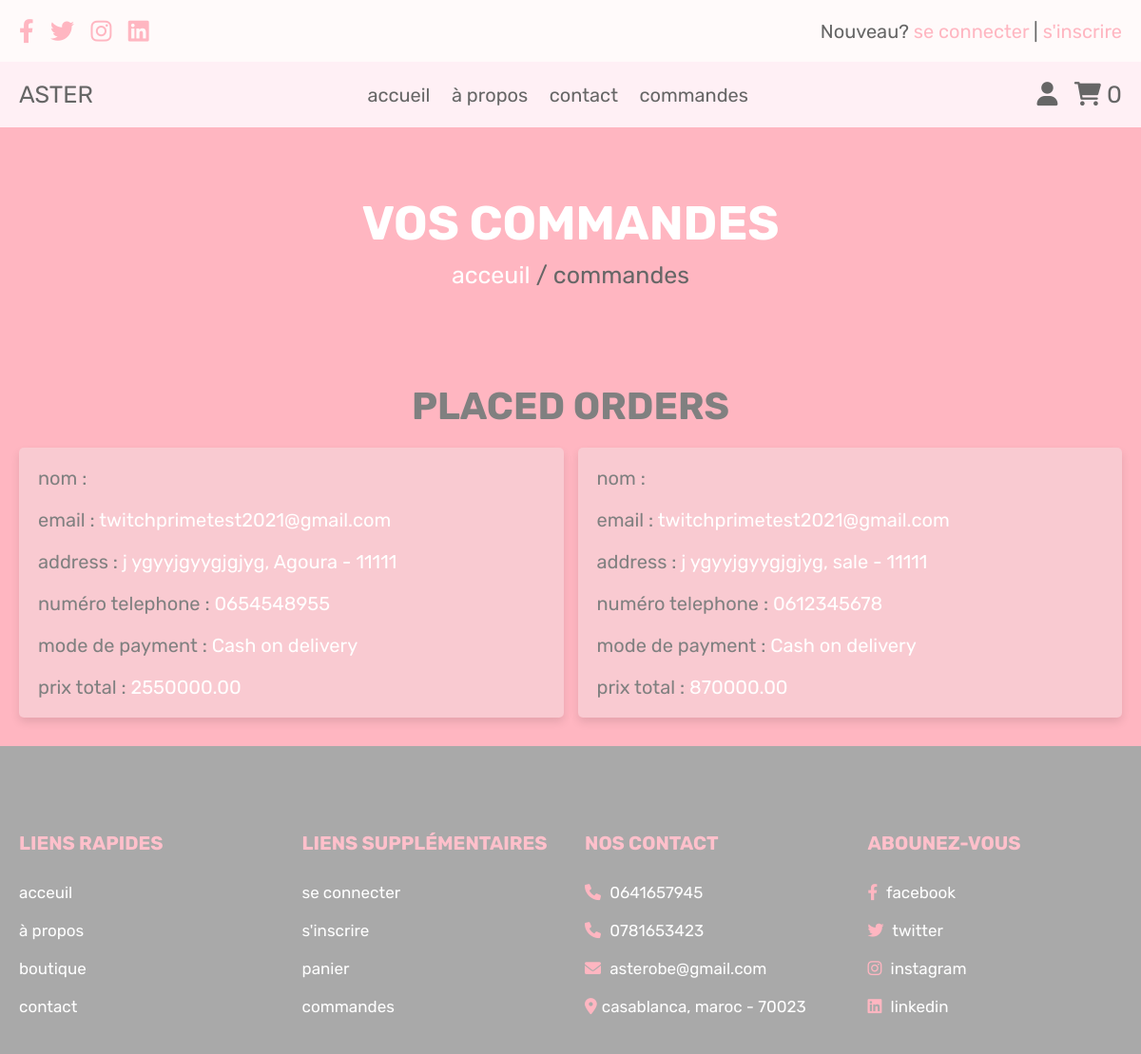
Page /orders.php (signed in) on the committed database.
### tables this page shows
CREATE TABLE `order_details` (
  `orderid` int(21) NOT NULL,
  `user_id` int(21) DEFAULT NULL,
  `total` decimal(10,2) NOT NULL,
  `order_created_at` timestamp NULL DEFAULT NULL,
  `order_modified_at` timestamp NULL DEFAULT NULL,
  `order_customer_phone` int(10) UNSIGNED ZEROFILL DEFAULT NULL,
  `order_customer_name` varchar(100) NOT NULL,
  `order_customer_email` varchar(319) NOT NULL
);

CREATE TABLE `orderaddress` (
  `adressid` int(11) NOT NULL,
  `city` varchar(100) NOT NULL,
  `address_line1` varchar(255) NOT NULL,
  `postal_code` varchar(20) DEFAULT NULL,
  `country` varchar(100) DEFAULT 'Morocco',
  `order_id_fk` int(21) DEFAULT NULL
);

CREATE TABLE `payment` (
  `paymentid` int(21) NOT NULL,
  `order_id` int(21) DEFAULT NULL,
  `status` enum('Pending','Completed') NOT NULL DEFAULT 'Pending',
  `payment_method` enum('Paypal','Cash on delivery') NOT NULL,
  `payment_created_at` timestamp NULL DEFAULT NULL
);

### orders.php (the view, shortened to what this page needs)
<?php
include 'config.php';
$user_id = $_SESSION['user_id'];
?>
<!DOCTYPE html>
<html lang="en">
<head>
   <link rel="stylesheet" href="https://cdnjs.cloudflare.com/ajax/libs/font-awesome/6.0.0/css/all.min.css">
   <link rel="stylesheet" href="css/style.css">
</head>
<body>
<?php include 'header.php'; ?>
<div class="heading">
   <h3>Vos commandes</h3>
   <p> <a href="home.php">acceuil</a> / commandes </p>
</div>
<section class="placed-orders">
   <h1 class="title">placed orders</h1>
   <div class="box-container">
   <?php
         $order_query = mysqli_query($conn, "SELECT DISTINCT * FROM `order_details`, `orderaddress`, `payment` WHERE order_id = orderid AND order_id_fk = orderid AND user_id = '$user_id'") or die('query failed');
         if(mysqli_num_rows($order_query) > 0){
            while($fetch_orders = mysqli_fetch_assoc($order_query)){
      ?>
      <div class="box">
         <p> nom : <span><?php echo $fetch_orders['order_customer_name']; ?></span> </p>
         <p> email : <span><?php echo $fetch_orders['order_customer_email']; ?></span> </p>
         <p> address : <span><?php echo $fetch_orders['address_line1'] .', '. $fetch_orders['city'] .' - '. $fetch_orders['postal_code']; ?></span> </p>
         <p> numéro telephone : <span><?php echo $fetch_orders['order_customer_phone']; ?></span> </p>
         <p> mode de payment : <span><?php echo $fetch_orders['payment_method']; ?></span> </p>
         <p> prix total : <span><?php echo $fetch_orders['total']; ?></span> </p>
         </div>
         <?php
       }
      }else{
         echo '<p class="empty">no orders placed yet!</p>';
      }
      ?>
   </div>
</section>
<?php include 'footer.php'; ?>
</body>
</html>

### css/style.css (style rules this page uses)
:root { --purple:#8e44ad; --red:#c0392b; --orange:#f39c12; --black:#333; --white:#fff; --light-color:#666; --light-white:#ccc; --light-bg:#f5f5f5; --border:.1rem solid var(--black); --box-shadow:0 .5rem 1rem rgba(0,0,0,.1); }
* { font-family: 'Rubik', sans-serif; margin:0; padding:0; box-sizing: border-box; outline: none; border:none; text-decoration: none; transition:all .2s linear; }
html { font-size: 62.5%; overflow-x: hidden; }
section { padding:3rem 2rem; }
.title { text-align: center; margin-bottom: 2rem; text-transform: uppercase; color:#D3D3D3; font-size: 4rem; }
.heading { min-height: 30vh; display: flex; flex-flow: column; align-items: center; justify-content: center; gap:1rem; background-color:#FFB6C1; background-size: cover; background-position: center; text-align: center; }
.heading h3 { font-size: 5rem; color:white; text-transform: uppercase; }
.heading p { font-size: 2.5rem; color:var(--light-color); }
.heading p a { color:white; }
.placed-orders { background-color: #ffb6c1; }
.placed-orders h1 { color:grey }
.placed-orders .box-container { max-width: 1200px; margin:0 auto; display:flex; flex-wrap: wrap; align-items: center; gap:1.5rem; }
.placed-orders .box-container .box { flex:1 1 40rem; border-radius: .5rem; padding:2rem; background-color: #eeeeee59; box-shadow: var(--box-shadow); padding:1rem 2rem; }
.placed-orders .box-container .box p { padding:1rem 0; font-size: 2rem; color:grey }
.placed-orders .box-container .box p span { color:white; }
:root { --pink: #FFB6C1; }

### rows in the picture
order_details: order_customer_email "twitchprimetest2021@gmail.com", orderaddress.address_line1 "j ygyyjgyygjgjyg", orderaddress.city "Agoura", orderaddress.postal_code "11111", order_customer_phone "0654548955", payment.payment_method "Cash on delivery", total "2550000.00"
order_details: order_customer_email "twitchprimetest2021@gmail.com", orderaddress.address_line1 "j ygyyjgyygjgjyg", orderaddress.city "sale", orderaddress.postal_code "11111", order_customer_phone "0612345678", payment.payment_method "Cash on delivery", total "870000.00"

### other values in the picture
$cart_rows_number "0"
